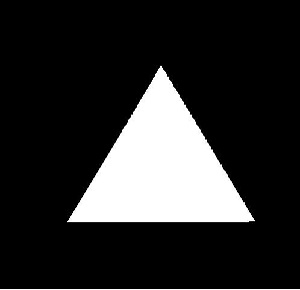
#> input picture 007-feature-extraction/images/triangle.JPG, 300 x 290 px, found by its file name
$ jupyter execute 002-area-perimetro.ipynb
#> lines starting #> are read from the running program, lines starting #| are printed output that depends on the picture; after the words box and inside, x2 and y2 are one past the last pixel; in counts of white or black regions, pixels touching at a corner belong together; long printed decimals are rounded
### Extração de características - Dimensionais

As características dimensionais definem informações sobre o tamanho do objeto de interesse. A área, o perímetro e o diâmetro são as três principais dessa categoria.

[cell 1]
import cv2
import numpy as np

[cell 2]
path = r'C:\Users\shuel\Documents\Workspace\computer-vision\computer-vision-meganha\007-feature-extraction\images\triangle.jpg'
im = cv2.imread(path, 0)
#> im is the input picture: shape (290, 300); min 0, max 255, mean 44.1

##### Segmentaçao por binaziração

[cell 3]
tipo = cv2.THRESH_BINARY_INV
_, imgBin = cv2.threshold(im, 0, 255, tipo)
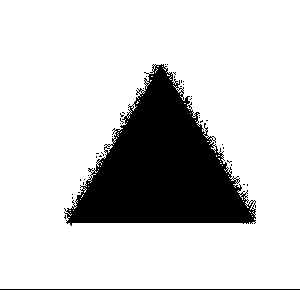
#> imgBin: shape (290, 300); 81% white; 41 black regions (39 under 20 px)

A área e um ojbeto de interesse é definida pelo total de pixels que o representa. E através da função ***cotourArea*** é possível obte-la

Para o uso dessa função é preciso primeiro usar outra função, a ***findCountours***. Essa função extrai de uma imagem binária os pontos que representam os contornos dos objetos segmentados.

FUNÇÃO ***findCountours(img, modo, método)***

Entrada:

        1. img = Imagem binária com a qual queremos trabalhar
        2. modo = pontos extraídos da imagem serão armazenados (cv2.RETR_TREE)
        3. método = pontos da imagem binária (cv2.CHAIN_APPROX_NONE, cv2.CHAIN_APPROX_SIMPLE).

Saída:

        1. dados da imagem que queremos calcular a área

FUNÇÃO ***cotourArea(Saida_findCountours)***

Entrada:

        1.Saida_findCountours = Objeto segmentado obtido pela função findCountours

Saída:

        1. Área do objeto estudado

[cell 4]
modo = cv2.RETR_TREE
metodo = cv2.CHAIN_APPROX_SIMPLE

contorno, hierarquia = cv2.findContours(imgBin, modo, metodo)
#> contorno = 270 contours, 268 with area under 20; largest, box (x1, y1, x2, y2) and area: (0, 0, 300, 289) 86112, (64, 63, 257, 227) 16376

Para encontar o perímetro de um objeto outra função é necessária. O perímetro de um objeto é definido pela soma dos pixels que representam o seu contorno

Atravéns ad função arcLenght pode-se encontrar esse perímetro.

FUNÇÃO ***arcLength(Saída_findContours, contornos)***

Entrada:

        1. Saída_findContours = Objeto segmentado obtio pela função findContours
        2. contornos = contorno que será obtido (TRUE = contorno fechado, FALSE = contorno fechado)

Saída:

        1. Área do objeto estudaddo

Para ter certeza que estamos trabalhando com uma segmentação no mínimo detectável é preciso fazer uma verificação.

[cell 5]
if len(contorno) >0:
    obj = contorno[0]
#> obj = [[0, 0], [0, 288], [299, 288], [299, 0]]
    area = cv2.contourArea(obj)
#> area = 86112
    print(area)
#| 86112.0

    perimetro = cv2.arcLength(obj, True)
#> perimetro = 1174
    print(perimetro)
#| 1174.0

else:
    print('Sem contorno encontrado')


$ run again, with 007-feature-extraction/images/circle.JPG copied over 007-feature-extraction/images/triangle.JPG
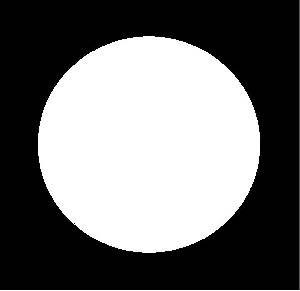
#> input picture 007-feature-extraction/images/circle.JPG, 300 x 291 px, found by its file name
#> `_, imgBin = cv2.threshold(im, 0, 255, tipo)`:
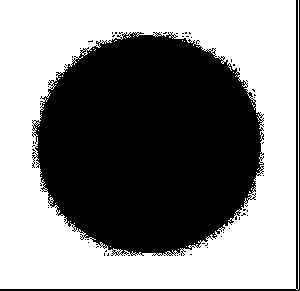
#> imgBin: shape (291, 300); 52.9% white; 64 black regions (62 under 20 px)
#> contorno = 448 contours, 445 with area under 20; largest, box (x1, y1, x2, y2) and area: (0, 0, 299, 290) 84960, (33, 31, 265, 256) 39544, (247, 91, 254, 98) 20
#> obj = contour of 12 points, box (x1, y1, x2, y2) (0, 0, 299, 290), area 84960
#> area = 84960
#| 84960.0
#> perimetro = 1749.7
#| 1749.657
